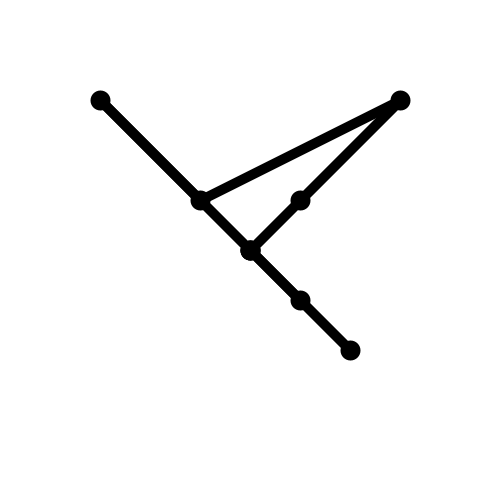
Frame 1 (no input)
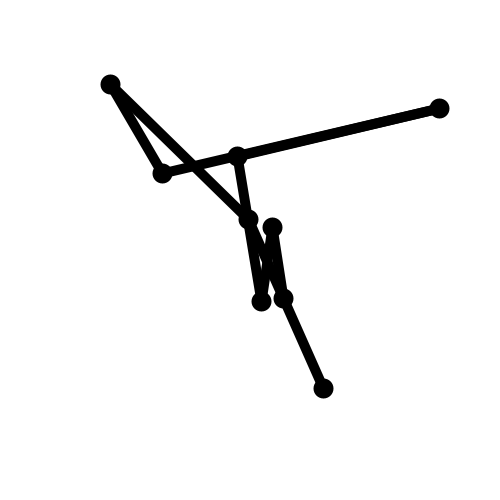
Frame 60 (the mouse pressed at the canvas centre just before this capture)
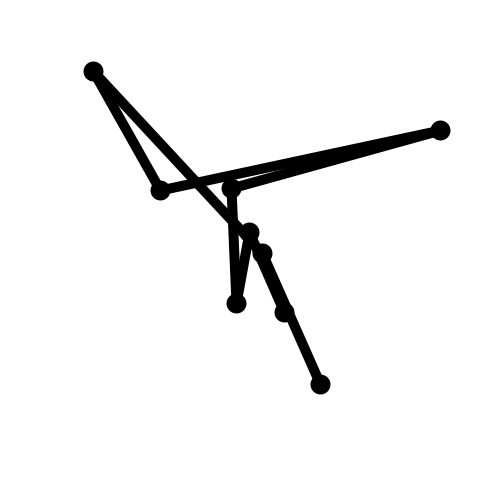
Frame 120 (the mouse held since frame 60 and released just before this capture)

The Processing sketch that drew these frames (run headless with seeded random() and noise(); from frame 60 on, the mouse is pressed at the canvas centre):

// Processing sketch: e06_Tablica_TakToSieRobiPoprawnieZLiniami
// ── e06_Tablica_TakToSieRobiPoprawnieZLiniami.pde
float[] pozX = {300, 250, 250, 300, 400, 200, 100, 250, 350}; 
float[] pozY = {300, 250, 250, 200, 100, 200, 100, 250, 350};

void setup() {
  size(500, 500);  
  strokeWeight(20);
}

void draw() {
  background(255);
  for (int i=0; i < pozX.length; i++) {
    strokeWeight(20);
    point(pozX[i], pozY[i]);
    strokeWeight(10);
    if(i < pozX.length-1) line(pozX[i], pozY[i], pozX[i+1], pozY[i+1]);
    pozX[i] = pozX[i] + random(-5, 5); //mała zmiana w dwie strony
    pozY[i] = pozY[i] + random(-5, 5); //mała zmiana w dwie strony
  }
}
